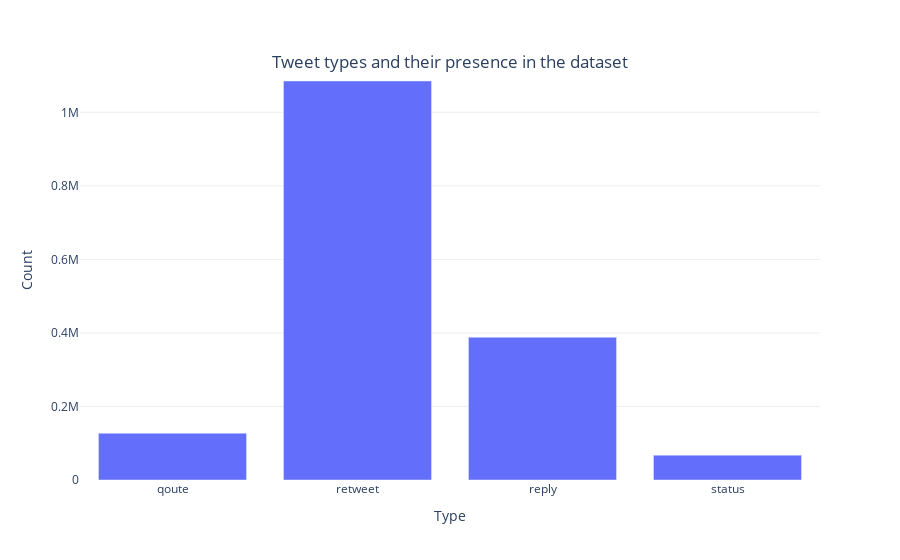

This figure's notebook cell:
### Code cell
#visualize the tweet types
fig = px.bar(tweet_types[:-1], x='type', y='count')
fig.update_layout(plot_bgcolor="white", 
                  title={
                    'text': "Tweet types and their presence in the dataset", 
                    'y':0.9,
                    'x':0.5,
                    'xanchor': 'center',
                    'yanchor': 'top'},
                  )

fig.update_yaxes(showgrid=True, gridwidth=1, gridcolor='#efefef', zeroline=True, title='Count')
fig.update_xaxes(title='Type')
fig.show()

### Figure 1 — Plotly figure (JSON) as saved in the notebook; plotly's stock layout.template omitted (floating-point values rounded to 4 significant figures)
{"data": [{"alignmentgroup": "True", "hovertemplate": "type=%{x}<br>count=%{y}<extra></extra>", "legendgroup": "", "marker": {"color": "#636efa", "pattern": {"shape": ""}}, "name": "", "offsetgroup": "", "orientation": "v", "showlegend": false, "textposition": "auto", "type": "bar", "x": ["qoute", "retweet", "reply", "status"], "xaxis": "x", "y": [127114, 1085166, 387994, 67435], "yaxis": "y"}], "layout": {"autosize": true, "barmode": "relative", "legend": {"tracegroupgap": 0}, "margin": {"t": 60}, "plot_bgcolor": "white", "title": {"text": "Tweet types and their presence in the dataset", "x": 0.5, "xanchor": "center", "y": 0.9, "yanchor": "top"}, "xaxis": {"anchor": "y", "autorange": true, "domain": [0, 1], "range": [-0.5, 3.5], "title": {"text": "Type"}, "type": "category"}, "yaxis": {"anchor": "x", "autorange": true, "domain": [0, 1], "gridcolor": "#efefef", "gridwidth": 1, "range": [0, 1142280], "showgrid": true, "title": {"text": "Count"}, "type": "linear", "zeroline": true}}}
